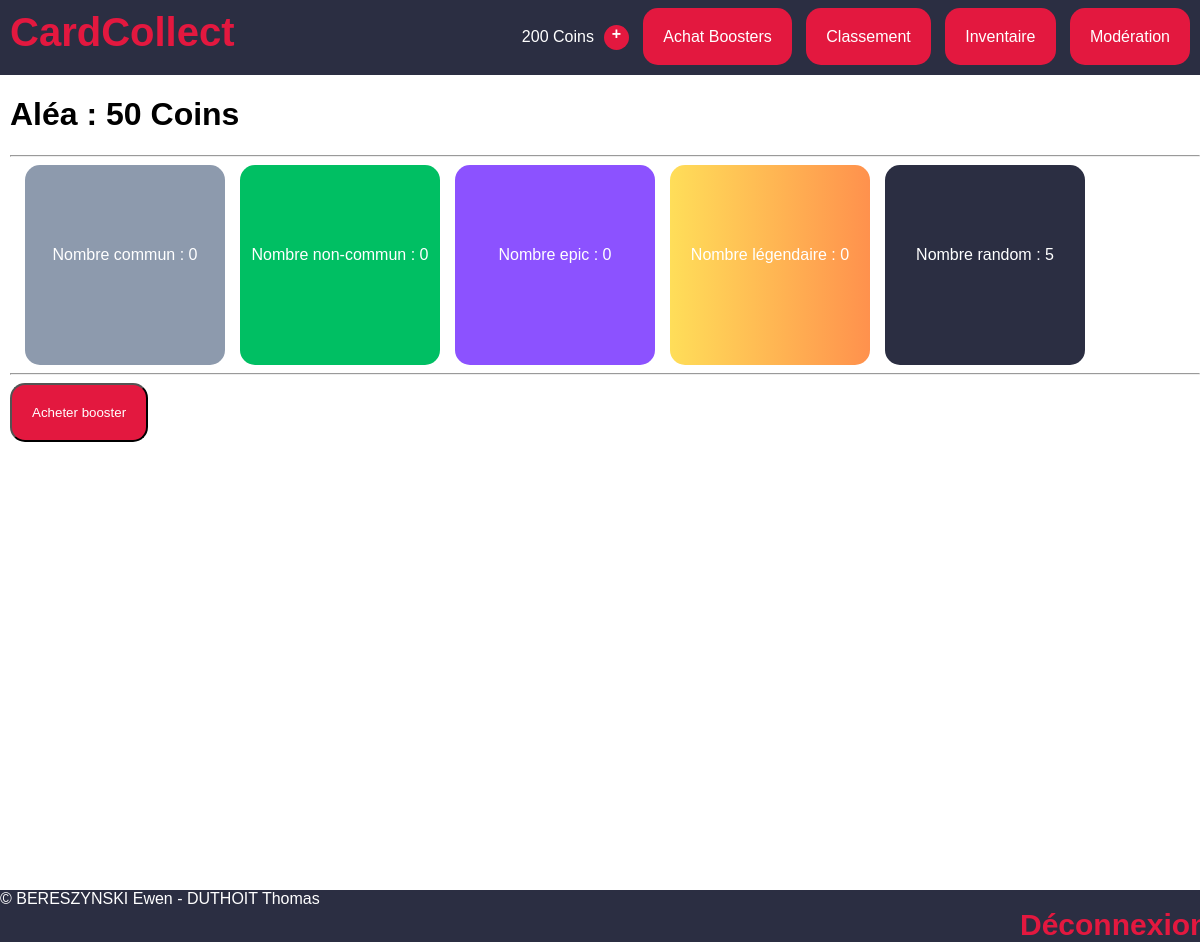
/index.php?view=boosterinfo&idBooster=1 (signed in), run on the app's committed database.
### tables this page shows
CREATE TABLE `Users` (
  `id` int NOT NULL AUTO_INCREMENT,
  `mail` varchar(100) NOT NULL,
  `pseudo` varchar(20) NOT NULL,
  `pass` varchar(50) NOT NULL,
  `privileges` int NOT NULL DEFAULT 0,
  `allowed` int DEFAULT 1,
  `coins` int DEFAULT 200,

  PRIMARY KEY (id)
);

CREATE TABLE `Boosters` (
  `id` int NOT NULL AUTO_INCREMENT,
  `name` varchar(30) NOT NULL,
  `cost` int NOT NULL,
  `nbCommon` int NOT NULL,
  `nbUncommon` int NOT NULL,
  `nbEpic` int NOT NULL,
  `nbLegendary` int NOT NULL,
  `nbRandom` int NOT NULL,
  `inShop` int NOT NULL DEFAULT 1,

  PRIMARY KEY (id)
);

### libs/maLibUtils.php (called while the page is built, shortened)
<?php
function valider($nom,$type="REQUEST")
{
	switch($type)
	{
		case 'REQUEST':
		if(isset($_REQUEST[$nom]) && !($_REQUEST[$nom] == ""))
			return proteger($_REQUEST[$nom]);
		break;
		case 'GET':
		if(isset($_GET[$nom]) && !($_GET[$nom] == ""))
			return proteger($_GET[$nom]);
		break;
		case 'SESSION':
		if(isset($_SESSION[$nom]) && !($_SESSION[$nom] == ""))
			return $_SESSION[$nom];
		break;
	}
	return false;
}
function proteger($str)
{
	if (is_array($str))
	{
		$nextTab = array();
		foreach($str as $cle => $val)
		{
			$nextTab[$cle] = addslashes($val);
		}
		return $nextTab;
	}
	else
		return addslashes ($str);
}
?>

### libs/maLibSQL.pdo.php (called while the page is built, shortened)
<?php
include_once "config.php";
function SQLGetChamp($sql)
{
	global $BDD_host;
	global $BDD_base;
	global $BDD_user;
	global $BDD_password;
	try {
		$dbh = new PDO("mysql:host=$BDD_host;dbname=$BDD_base", $BDD_user, $BDD_password);
	} catch (PDOException $e) {
		die("<font color=\"red\">SQLGetChamp: Erreur de connexion : " . $e->getMessage() . "</font>");
	}
	$dbh->exec("SET CHARACTER SET utf8");
	$res = $dbh->query($sql);
	$num = $res->rowCount();
	$res->setFetchMode(PDO::FETCH_NUM);
	$ligne = $res->fetch();
	if ($ligne == false) return false;
	else return $ligne[0];
}
function SQLSelect($sql)
{
 	global $BDD_host;
	global $BDD_base;
 	global $BDD_user;
 	global $BDD_password;
	try {
		$dbh = new PDO("mysql:host=$BDD_host;dbname=$BDD_base", $BDD_user, $BDD_password);
	} catch (PDOException $e) {
		die("<font color=\"red\">SQLSelect: Erreur de connexion : " . $e->getMessage() . "</font>");
	}
	$dbh->exec("SET CHARACTER SET utf8");
	$res = $dbh->query($sql);
	$num = $res->rowCount();
	if ($num==0) return false;
	else return $res;
}
function parcoursRs($result)
{
	$result->setFetchMode(PDO::FETCH_ASSOC);
	while ($ligne = $result->fetch())
		$tab[]= $ligne;
	return $tab;
}
?>

### libs/modele.php (called while the page is built, shortened)
<?php
include_once "maLibSQL.pdo.php";
function getCoins($id){
  return SQLGetChamp("
  SELECT coins
  FROM Users
  WHERE id='$id';");
}
function infoBooster($idBooster){
    return parcoursRs(SQLSelect("
    SELECT id, name, cost, nbCommon, nbUncommon, nbEpic, nbLegendary, nbRandom
    FROM Boosters
    WHERE id='$idBooster';"));
}
?>

### templates/boosterinfo.php (the view, shortened to what this page needs)
<?php
$booster = infoBooster(valider("idBooster", "GET"));
echo "<div style=\"margin-left: 10px;\">";
    echo "<h1>".$booster[0]["name"]." : " . $booster[0]["cost"] . " Coins </h1>";
    echo "<hr />";
    echo "<div>";
    echo "<div class=\"boosterContent r1\">" . "Nombre commun : " . $booster[0]["nbCommon"] . "</div>";
    echo "<div class=\"boosterContent r2\">" . "Nombre non-commun : " . $booster[0]["nbUncommon"] . "</div>";
    echo "<div class=\"boosterContent r3\">" . "Nombre epic : " . $booster[0]["nbEpic"] . "</div>";
    echo "<div class=\"boosterContent r4\">" . "Nombre légendaire : " . $booster[0]["nbLegendary"] . "</div>";
    echo "<div class=\"boosterContent random\">" . "Nombre random : " . $booster[0]["nbRandom"] . "</div>";
    echo "</div>";
    echo "<hr />";
    mkForm();
        mkInput("submit", "action", "Acheter booster", "class=\"crimson_button\"");
    endForm();
echo "</div>";
?>

### templates/header.php (shortened to what this page needs)
<!DOCTYPE html PUBLIC "-//W3C//DTD XHTML 1.0 Strict//EN" "http://www.w3.org/TR/xhtml1/DTD/xhtml1-strict.dtd">
<html xmlns="http://www.w3.org/1999/xhtml">
<head>
	<link rel="stylesheet" type="text/css" href="css/style.css">
</head>
<body>
<div id="site_header">
	<a id="site_logo" href="index.php?view=accueil">CardCollect</a>
<?php
echo "<div id=\"navbar_buttons\">";
	if (!valider("connected", "SESSION")) {
		echo "<a class=\"crimson_button\" href=\"index.php?view=login\">Connexion</a>\n";
		echo "<a class=\"crimson_button\" href=\"index.php?view=register\">Inscription</a>\n";
	}
	else {
		echo getCoins(valider("idUser", "SESSION")) . " Coins";
		echo "<a class=\"more_coins_btn\" href=\"index.php?view=questions\">+</a>\n";
		echo "<a class=\"crimson_button\" href=\"index.php?view=shop\">Achat Boosters</a>\n";
		echo "<a class=\"crimson_button\" href=\"index.php?view=podium\">Classement</a>\n";
		echo "<a class=\"crimson_button\" href=\"index.php?view=cardInventory\">Inventaire</a>\n";
	}
	if (valider("connected", "SESSION") && (valider("permissions", "SESSION") >= 1)) {
		echo "<a class=\"crimson_button\" href=\"index.php?view=moderation\">Modération</a>\n";
	}
echo "</div>";
?>
</div>
<div class="spacer"></div>

### index.php (shortened to what this page needs)
<?php
include_once "libs/maLibUtils.php";
include_once "libs/maLibSQL.pdo.php";
include_once "libs/maLibForms.php";
include_once "libs/modele.php";
	$view = valider("view");
	include("templates/header.php");
	switch($view)
	{
		default :
			if (file_exists("templates/$view.php"))
				include("templates/$view.php");
	}
	include("templates/footer.php");
?>

### libs/maLibForms.php (shortened to what this page needs)
<?php
function mkForm($action="controleur.php",$method="get", $other="")
{
	echo "<form action=\"$action\" method=\"$method\" $other >\n";
}
function endForm()
{
	echo "</form>\n";
}
function mkInput($type,$name,$value="",$attrs="")
{
	echo "<input $attrs type=\"$type\" name=\"$name\" value=\"$value\"/>\n";
}
?>

### templates/footer.php (shortened to what this page needs)
<div style="height: 500px"></div>
<div id="site_footer">
<div>© BERESZYNSKI Ewen - DUTHOIT Thomas</div>
<?php
if (valider("connected", "SESSION")) {
  echo "<a id=\"site_logout\" href=\"controleur.php?action=Déconnexion\">Déconnexion</a>\n";
}
?>
</div>
</body>
</html>

### css/style.css (style rules this page uses)
:root { --crimson: #e3183f; --white: #ffffff; --black: #000000; --dark: #2b2e42; --dgray: #8d9aad; --lgray: #d9d9d9; --r1-bg: #8d9aad; --r2-bg: #00bf63; --r3-bg: #8c52ff; --r4-bg: linear-gradient(to right, #ffde59, #ff914d); --booster-bg: linear-gradient(135deg, var(--crimson) ,var(--dark)); --radial-bg: radial-gradient(var(--crimson), var(--dark) 80% ); --bg-t1: var(--r4-bg); --bg-t2: linear-gradient(to right, #ffffff, #241f1c); --bg-t3: linear-gradient(to right, #bd6218, #ff7017); --reveal-glow: rgba(255, 255, 255, 0.363); --card-shadow: rgba(0, 0, 0, 0.103); }
* { font-family: sans-serif; }
body { margin: 0; padding: 0; min-height: 100vh; }
.crimson_button { background-color: var(--crimson); color: var(--white); text-decoration: none; padding: 20px; border-radius: 15px; transition-duration: .3s; }
.r1 { background: var(--r1-bg); }
.r2 { background: var(--r2-bg); }
.r3 { background: var(--r3-bg); }
.r4 { background: var(--r4-bg); }
.random { background-color: var(--dark); }
.boosterContent { color: var(--white); text-align: center; height: 200px; width: 200px; display: inline-block; border-radius: 15px; line-height: 180px; margin-left: 15px; }
#site_header { background-color: var(--dark); display: inline-block; height: 75px; width: 100vw; z-index: 2; position: absolute; top: 0; }
.spacer { height: 75px; }
#site_logo { color: var(--crimson); text-decoration: none; font-weight: bold; font-size: 40px; position: absolute; left: 10px; top: 10px; }
#navbar_buttons { display: inline-block; position: absolute; right: 10px; top: 25px; color: var(--white); }
#navbar_buttons>a { margin-left: 10px; }
#site_footer { background-color: var(--dark); display: inline-block; position: fixed; bottom: 0; left: 0; right: 0; color: var(--white); z-index: 2; }
#site_logout { color: var(--crimson); text-decoration: none; font-weight: bold; font-size: 30px; position: relative; left: 85%; top:50%; }
.more_coins_btn { display: inline-block; background-color: var(--crimson); color: var(--white); text-decoration: none; width: 25px; height: 25px; text-align: center; border-radius: 50%; font-weight: bold; vertical-align: middle; transition-duration: .5s; }

### data on the page
users: coins "200"
boosters: name "Aléa", cost "50", nbCommon "0", nbUncommon "0", nbEpic "0", nbLegendary "0", nbRandom "5"
